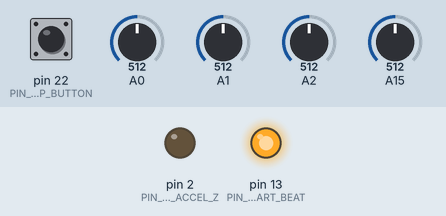
The sketch below on a simulated Arduino Mega 2560, built with avr-gcc and run on an emulated ATmega2560. Parts: output pins drawn as LEDs (lit = HIGH). The inputs (shaded band) are chosen by the test bench; at power-on: pin 22 (PIN_HUMAN_LOOP_BUTTON) LOW, A0 = 512, A1 = 512, A2 = 512, A15 = 512. What the sketch prints to the serial monitor is not drawn.

Above: at 0.1 s.
Timing chart, 0 to 1.6 s (numbered marks = the images above):
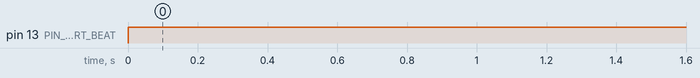

The sketch:

alkimia_sw.ino
```cpp
//Arduino standards
#include "Arduino.h"

//Alkimia project
#include "constants.h"
#include "accelerometer_adxl335.h"
#include "motor_controller.h"
#include "potentiometer_v_divider.h"

//Main Objects
AccelerometerADXL335 accelerometer(PIN_ADC_ACCEL_X,PIN_ADC_ACCEL_Y,PIN_ADC_ACCEL_Z, VREF_ADC);
MotorController motor(PIN_MOTOR_PWM, PIN_MOTOR_DIRECTION);
PotentiometerVdivider potent(PIN_POTENTIOMETER_DIVIDER, POTENTIOMETER_DIVIDER_RD, POTENTIOMETER_DIVIDER_VCC, VREF_ADC);

//global variables
bool new_input = false;
//boolean user_command_ok = false;

//setup
void setup()
{
    //Sets analog reference
    analogReference(VREF_ADC);

    //sets heart beat led pin as a digital output
    pinMode(PIN_LED_HEART_BEAT, OUTPUT);

    //sets human loop push button pin as a digital input
    pinMode(PIN_HUMAN_LOOP_BUTTON, INPUT);

    //attach interruption from user button
    attachInterrupt(0, userButtonCallback, RISING);//TODO: decide whether rising or falling

    //opens serial port, sets data rate to 9600 bps, Useful for debugging
    Serial.begin(SERIAL_BAUD_RATE);
}

//main loop
void loop()
{
    //local variables
    float angle_sensor, angle_user, angle_diff;
    int main_loop_delay = MAIN_LOOP_PERIOD_STOP;
    boolean limit_switches = false;
    boolean motion_allowed = false;
    boolean led_value = false;
    boolean human_loop_button = false;
    int debug_ii = 0; //useful for debugging

    // turn the heart beat LED on
    led_value = !led_value;
    digitalWrite(PIN_LED_HEART_BEAT, led_value);

/*
    //check if new user input. If everyhting ok, this "if" will set motion_allowed flag
    if (new_input)
    {
        //flag down
        new_input = false;

        //get target angle from user input
        angle_user = 90.0*(potent.getResistance()/POTENTIOMETER_DIVIDER_RP); //angle in degs

        //get sensor angle about X axis
        angle_sensor = accelerometer.getAngleX();

        //angle diff
        angle_diff = angle_sensor - angle_user;

        //check micro switches TODO
        limit_switches = false; //DEBUG

        //Decide wheter to start up the motor or not
        if ( ( abs(angle_diff) > ANGLE_DELTA ) && ( !limit_switches ) )
        {
            //compute & set turn direction
            if ( angle_diff > 0 ) motor.setTurnDirection(MOTOR_DIRECTION_DOWN);
            else motor.setTurnDirection(MOTOR_DIRECTION_UP);

            //sets the motor to start state
            motor.start();

            //allows motion
            motion_allowed = true;
        }
        else
        {
            //do not allow motion
            motion_allowed = false;
        }
    } // end if(new_input)

    //get human-loop button
    human_loop_button = digitalRead(PIN_HUMAN_LOOP_BUTTON);

    //check human_in_loop button
    if ( (human_loop_button) && (motion_allowed) )
    {
        //get target angle from user input
        //TODO:  Decide if just read the first user input or get it at each iteration
        angle_user = 90.0*(potent.getResistance()/POTENTIOMETER_DIVIDER_RP); //angle in degs

        //get sensor angle about X
        angle_sensor = accelerometer.getAngleX();

        //angle diff
        angle_diff = angle_sensor - angle_user;

        //check micro switches TODO
        limit_switches = false; //DEBUG

        //check end motion condition or limit switches ON
        if ( ( abs(angle_diff) < ANGLE_DELTA ) || ( limit_switches ) )
        {
            //stops the motor
            motor.stop();

            //sets loop period to wait for user input
            main_loop_delay = MAIN_LOOP_PERIOD_STOP;

            //disallows motion
            motion_allowed = false;
        }
        else
        {
            //carry on with command to motor controller
            motor.run();

            //set main loop rate for motor controlling
            main_loop_delay = MAIN_LOOP_PERIOD_RUN;

            //disallows motion
            motion_allowed = false;
        }
    }
    else
    {
        //stops the motor
        motor.stop();

        //sets loop period to wait for user input
        main_loop_delay = MAIN_LOOP_PERIOD_STOP;

        //disallows motion
        motion_allowed = false;
    }
 */

/******************* HEALTH CHECKING AREA ************************/

    //check human loop push button
    checkPushButton();

    //check potentiometer voltage divider
    checkPotentiometerVoltageDivider();

    //check potentiometer voltage divider
    checkAccelerometer();

    //check motor
    //checkMotor(debug_ii);

/******************* HEALTH CHECKING AREA ************************/

    //relax
    delay(main_loop_delay);

    //increment debugging index
    debug_ii ++;

}

void userButtonCallback()
{
    new_input = true; //flag indicating new user entry
}

void checkPushButton()
{
    //local vars
    boolean button;

    //get button state
    button = digitalRead(PIN_HUMAN_LOOP_BUTTON);

    //print
    Serial.print("button: ");
    Serial.println(button,DEC);
    Serial.println();
}

void checkPotentiometerVoltageDivider()
{
    //local vars
    float r_p, angle;

    //get potentiometer input
    r_p = potent.getResistance();
    angle = 90.0*(r_p/POTENTIOMETER_DIVIDER_RP); //angle in degs

    //print
    Serial.print("r_p: ");
    Serial.println(r_p,DEC);
    Serial.print("angle: ");
    Serial.println(angle,DEC);
    Serial.println();
}

void checkAccelerometer()
{
    //local vars
    float angle_x;
    float vy,vz;

    //get accelerometer voltages
    vy = accelerometer.getVoltageY();
    vz = accelerometer.getVoltageZ();

    //get accelerometer angle
    angle_x = accelerometer.getAngleX();


    //print
    Serial.print("accelerometer Vy: ");
    Serial.println(vy,DEC);
    Serial.print("accelerometer Vz: ");
    Serial.println(vz,DEC);
    Serial.print("accelerometer X angle: ");
    Serial.println(angle_x,DEC);
    Serial.println();
}

void checkMotor(int _ii)
{
    //implement several movements to check motor motion correctness
    if ( motor.getState() == STATE_STOP )
    {
        //sets turn direction
        motor.setTurnDirection(boolean(_ii%2));

        //sets the motor to start state
        motor.start();
    }

    motor.run();

    if (_ii%21 == 0) motor.stop();

}
```

accelerometer_adxl335.cpp
```cpp
#include "accelerometer_adxl335.h"

AccelerometerADXL335::AccelerometerADXL335(int _pin_x, int _pin_y, int _pin_z, int _ref_adc)
{
    //set input pins
    pin_x_ = _pin_x;
    pin_y_ = _pin_y;
    pin_z_ = _pin_z;

    //set ADC analog ref value in volts. Assumed analogReference call done outside
    //analogReference(_ref_adc);
    switch (_ref_adc)
    {
        case DEFAULT: v_ref_adc_ = 5.0; break;
        case EXTERNAL: v_ref_adc_ = 5.0; break; //TODO
        //case INTERNAL: v_ref_adc_ = 3.3; break; //TOREVIEW (not available on all boards!!
        case INTERNAL1V1: v_ref_adc_ = 1.1; break;
        case INTERNAL2V56: v_ref_adc_ = 2.56; break;
        default: v_ref_adc_ = 5.0; break;
    }
}


AccelerometerADXL335::~AccelerometerADXL335()
{

}

float AccelerometerADXL335::getVoltageX(int _n_readings)
{
    return getVoltage(pin_x_, _n_readings);
}

float AccelerometerADXL335::getVoltageY(int _n_readings)
{
    return getVoltage(pin_y_, _n_readings);
}

float AccelerometerADXL335::getVoltageZ(int _n_readings)
{
    return getVoltage(pin_z_, _n_readings);
}

void AccelerometerADXL335::getVoltageXYZ(float & _vx, float & _vy, float & _vz, int _n_readings)
{
    //local variables
    int adc_x = 0; //level from analog to digital converter, x axis
    int adc_y = 0; //level from analog to digital converter, x axis
    int adc_z = 0; //level from analog to digital converter, x axis

    //get the mean over _n_readings
    for (int ii=0; ii<_n_readings; ii++)
    {
        adc_x += analogRead(pin_x_);
        adc_y += analogRead(pin_y_);
        adc_z += analogRead(pin_z_);
        delay(TIME_BETWEEN_READINGS);
    }

    //convert to voltage
    _vx = ( v_ref_adc_ * ((float)adc_x/(float)ADC_LEVELS) ) / (float)_n_readings;
    _vy = ( v_ref_adc_ * ((float)adc_y/(float)ADC_LEVELS) ) / (float)_n_readings;
    _vz = ( v_ref_adc_ * ((float)adc_z/(float)ADC_LEVELS) ) / (float)_n_readings;
}

float AccelerometerADXL335::voltage2acceleration(float _volts, float _bias)
{
    //convert to acceleration and return
    return ((_volts-_bias)/SENSITIVITY_VOLTS_G)*GRAVITY;
}

float AccelerometerADXL335::getAngleX(int _n_readings)
{
    //local vars
    float vx, vy, vz, ay, az;

    //get voltage
    getVoltageXYZ(vx, vy, vz, _n_readings);

    //convert to acceleration
    ay = voltage2acceleration(vy, ZEROG_VOLTS_Y);
    az = voltage2acceleration(vz, ZEROG_VOLTS_Z);

    //compute roll, about X, return in degrees
    return atan2(ay,az)*180./PI;
}

float AccelerometerADXL335::getAngleY(int _n_readings)
{

}

float AccelerometerADXL335::getAngleZ(int _n_readings)
{

}


//*********************** PROTECTED ***************************+
float AccelerometerADXL335::getVoltage(int _pin, int _n_readings)
{
    //local variables
    int adc_level = 0; //level from analog to digital converter

    //get the mean over _n_readings
    for (int ii=0; ii<_n_readings; ii++)
    {
        adc_level += analogRead(_pin);
        delay(TIME_BETWEEN_READINGS);
    }

    //convert to voltage
    return  ( v_ref_adc_ * ((float)adc_level/(float)ADC_LEVELS) ) / (float)_n_readings;
}
```

accelerometer_adxl335.h
```cpp
#ifndef ACCELEROMETER_ADXL335_H
#define ACCELEROMETER_ADXL335_H

//Arduino
#include "Arduino.h"

//constants
#define GRAVITY 9.81
#define N_READINGS_DEFAULT 5
#define TIME_BETWEEN_READINGS 3 //[ms]
#define ADC_LEVELS 1023.0
#define V_SUPPLY 3.3 //supplied at 3.3V
#define ZEROG_VOLTS_XYZ 1.5*(V_SUPPLY/3.0) //Bias level 1.5V at Vs=3V, ratiometric to Vs
#define ZEROG_VOLTS_X 1.5*(V_SUPPLY/3.0) //Bias level 1.5V at Vs=3V, ratiometric to Vs
#define ZEROG_VOLTS_Y 1.5*(V_SUPPLY/3.0) //Bias level 1.5V at Vs=3V, ratiometric to Vs
#define ZEROG_VOLTS_Z 1.5*(V_SUPPLY/3.0) //Bias level 1.5V at Vs=3V, ratiometric to Vs
#define SENSITIVITY_VOLTS_G 0.3*(V_SUPPLY/3.0)//sensitivity 300mV/g at Vs=3V, ratiometric to Vs

//class for accelerometer ADXL335
class AccelerometerADXL335
{
    protected:
        //variables
        int pin_x_; //where accel_x is attached
        int pin_y_; //where accel_y is attached
        int pin_z_; //where accel_y is attached
        float v_ref_adc_; //Volts

    public:
        //constructor. Allows only with xy mode (no z)
        AccelerometerADXL335(int _pin_x, int _pin_y, int _pin_z, int _ref_adc);

        //destructor
        ~AccelerometerADXL335();

        //gets raw voltage per axis. Returns mean of _n_readings [V]
        float getVoltageX(int _n_readings = N_READINGS_DEFAULT);
        float getVoltageY(int _n_readings = N_READINGS_DEFAULT);
        float getVoltageZ(int _n_readings = N_READINGS_DEFAULT);
        void getVoltageXYZ(float & _vx, float & _vy, float & _vz, int _n_readings = N_READINGS_DEFAULT);

        //gets raw acceleration per axis. Returns mean of _n_readings [m/s^2]
        float voltage2acceleration(float _volts, float _bias = ZEROG_VOLTS_XYZ );

        //gets angle about each axis. Returns mean of _n_readings [deg]
        float getAngleX(int _n_readings = N_READINGS_DEFAULT);
        float getAngleY(int _n_readings = N_READINGS_DEFAULT);
        float getAngleZ(int _n_readings = N_READINGS_DEFAULT);

    protected:
        //gets raw voltage for a given pin. Returns mean of _n_readings [V]
        float getVoltage(int _pin, int _n_readings);
};

#endif
```

constants.h
```cpp
#ifndef CONSTANTS_H
#define CONSTANTS_H

#include "Arduino.h"

//general purpose and config constants
bool VERBOSE = true;
int SERIAL_BAUD_RATE = 9600;
int PIN_LED_HEART_BEAT = 13;
int VREF_ADC = DEFAULT; //DEFAULT=5V, INTERNAL2V56=2.56V, ...

//Main Loop delay periods
int MAIN_LOOP_PERIOD_STOP = 1000; //1Hz
int MAIN_LOOP_PERIOD_RUN = 20; //50Hz

//accelerometer wiring
int PIN_ADC_ACCEL_X = 0;
int PIN_ADC_ACCEL_Y = 1;
int PIN_ADC_ACCEL_Z = 2;

//Motor driver wiring
int PIN_MOTOR_PWM = 3;
int PIN_MOTOR_DIRECTION = 2;

//User buttons wiring & constants
int PIN_HUMAN_LOOP_BUTTON = 22;
int PIN_POTENTIOMETER_DIVIDER = 15;
float POTENTIOMETER_DIVIDER_RP = 10000.0; //max resistance of the potentiometer [ohms]
float POTENTIOMETER_DIVIDER_RD = 10000.0; //top resistance at the voltage divider [ohms]
float POTENTIOMETER_DIVIDER_VCC = 5.0; //Volts

//micro switch wiring
//TODO

//Control constants
float ANGLE_DELTA = 10.;
boolean MOTOR_DIRECTION_UP = HIGH;
boolean MOTOR_DIRECTION_DOWN = LOW;

#endif
```

motor_controller.cpp
```cpp
#include "motor_controller.h"

MotorController::MotorController(int _pin_pwm, int _pin_turn_direction)
{
    //init member variables
    state_ = STATE_STOP;
    pin_pwm_ = _pin_pwm;
    pin_turn_direction_ = _pin_turn_direction;
    pwm_idx_ = 0;

    //init pwm values
    for (unsigned int ii=0; ii<PWM_NUM_STEPS; ii++)
    {
        pwm_ramp_[ii] = pwm_preset[ii]; //TODO with the proper curve
    }

    //sets pin_turn_direction_ as a digital output
    pinMode(pin_turn_direction_, OUTPUT);
}

MotorController::~MotorController()
{

}

int MotorController::getState()
{
    return state_;
}

void MotorController::setTurnDirection(boolean _dir)
{
    digitalWrite(pin_turn_direction_, _dir);
}

void MotorController::start()
{
    state_ = STATE_STARTING;
    pwm_idx_ = 1;
}

void MotorController::stop()
{
    //state to stopping
    state_ = STATE_STOPPING;

    //loops until the motor stops
    while (state_ != STATE_STOP)
    {
        run();
        delay(CURVE_STEP_DURATION*1000);//in milliseconds
    }
}

void MotorController::run()
{
    int pwm_level;

    switch(state_)
    {
        case STATE_STOP:
            pwm_idx_ = 0;
            break;

        case STATE_STARTING:
            //check if in the ramp-up or already finished
            if (pwm_idx_ < PWM_NUM_STEPS)
            {
                pwm_idx_ ++;
            }
            else
            {
                pwm_idx_ = PWM_NUM_STEPS;
                state_ = STATE_RUNNING;
            }
            break;

        case STATE_RUNNING:
            pwm_idx_ = PWM_NUM_STEPS;
            break;

        case STATE_STOPPING:
            //check if in the ramp-down or already finished
            if (pwm_idx_ > 0)
            {
                pwm_idx_ --;
            }
            else
            {
                pwm_idx_ = 0;
                state_ = STATE_STOP;
            }
            break;

        default:
            pwm_idx_ = 0; //stop
            break;
    }

    //set pwm level to the pin where the motor is attached
    pwm_level = pwm_ramp_[pwm_idx_];
    analogWrite(pin_pwm_, pwm_level);
}
```

motor_controller.h
```cpp
#ifndef MOTOR_CONTROLLER_H
#define MOTOR_CONTROLLER_H

//Arduino
#include "Arduino.h"

//constants motor state
#define STATE_STOP 0
#define STATE_STARTING 1
#define STATE_RUNNING 2
#define STATE_STOPPING 3

//constants motor start-up and stop ramp
#define CURVE_DURATION 0.5 //duration of start/stop curves [s]
#define CURVE_STEP_DURATION 0.01 //[s]
#define PWM_NUM_STEPS (int)(CURVE_DURATION/CURVE_STEP_DURATION)
// #define V_MIN 6 // minimum V to move the motor[V]
// #define K_SPEED_VOLTS 317 //speed motor constant [rpm/V]
// #define GEARBOX_REDUCTION 936 //reduction ratio
// #define PWM_MIN 100
// #define PWM_MAX 200
// #define PWM_STEP_SIZE 2

//preset pwm level values found using scilab/motor_maxon_trajectory.sce
const int pwm_preset[PWM_NUM_STEPS] = {63,63,64,65,66,68,69,72,74,77,80,83,86,90,93,97,101,105,
                                   110,114,118,123,128,132,137,142,146,151,156,160,165,169,174,178,
                                   182,186,190,194,197,201,204,207,209,212,214,216,217,218,219,220};

//class for motor controller
class MotorController
{
    protected:
        //variables
        int state_;
        int pin_pwm_; //where accel_y is attached
        int pin_turn_direction_; //where accel_y is attached
        int pwm_idx_; //in STARTING/STOPPING states, indicates at which index of the pwm_ramp_vector the motor is.
        int pwm_ramp_[PWM_NUM_STEPS]; //pwm levels to start up and stop the motor smoothly

    public:
        //constructor with pins
        MotorController(int _pin_pwm, int _pin_turn_direction);

        //destructor
        ~MotorController();

        //get state
        int getState();

        //set motor turn direction. _dir should be either HIGH or LOW
        void setTurnDirection(boolean _dir);

        //start. No internal loop. Just set the state.
        void start();

        //stop. Internal loop up to stop
        void stop();

        //run. Carry on and state transition
        void run();

};

#endif
```

potentiometer_v_divider.cpp
```cpp
#include "potentiometer_v_divider.h"

PotentiometerVdivider::PotentiometerVdivider(int _pin_d, float _r_d, float _vcc, int _ref_adc)
{
    //set class member variables
    pin_d_ = _pin_d;
    r_d_ = _r_d;
    vcc_ = _vcc;

    //set pin as analog input
    pinMode(pin_d_, INPUT);

    //set ADC analog ref value in volts. Assumed analogReference call done outside
    //analogReference(_ref_adc);
    switch (_ref_adc)
    {
        case DEFAULT: v_ref_adc_ = 5.0; break;
        case EXTERNAL: v_ref_adc_ = 5.0; break; //TODO
        //case INTERNAL: v_ref_adc_ = 3.3; break; //TOREVIEW
        case INTERNAL1V1: v_ref_adc_ = 1.1; break;
        case INTERNAL2V56: v_ref_adc_ = 2.56; break;
        default: v_ref_adc_ = 5.0; break;
    }
}

PotentiometerVdivider::~PotentiometerVdivider()
{
    //
}

float PotentiometerVdivider::getResistance()
{
    //get Vd, analog reading between potentiometer and Rd
    int adc_level;
    float vd;

    //get voltage from ADC (ADC ref 5V, ADC bits 10->1024 levels )
    adc_level = analogRead(pin_d_);
    vd = v_ref_adc_*adc_level/1023.0;

    //Compute resistance from voltage divider expression, and return
    return (2*r_d_*vd)/(vcc_-vd);
}
```

Source omitted: potentiometer_v_divider.h (791 bytes)

Measured:
- by itself, pin 13 (PIN_LED_HEART_BEAT): LOW → HIGH at 0.00 s
